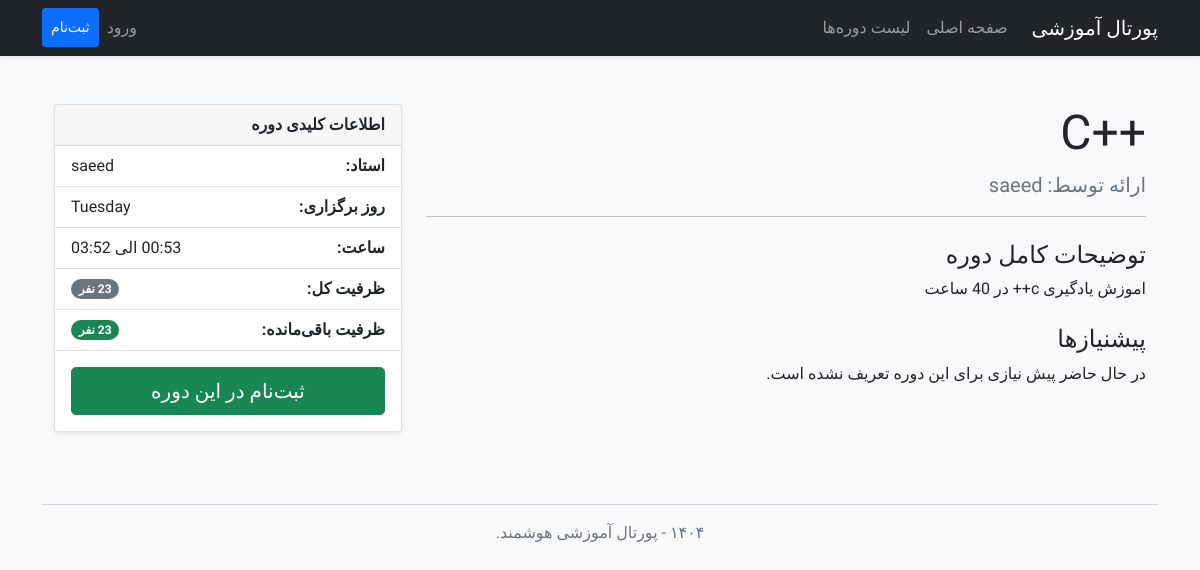
The page /course/1 on the database as committed earlier.
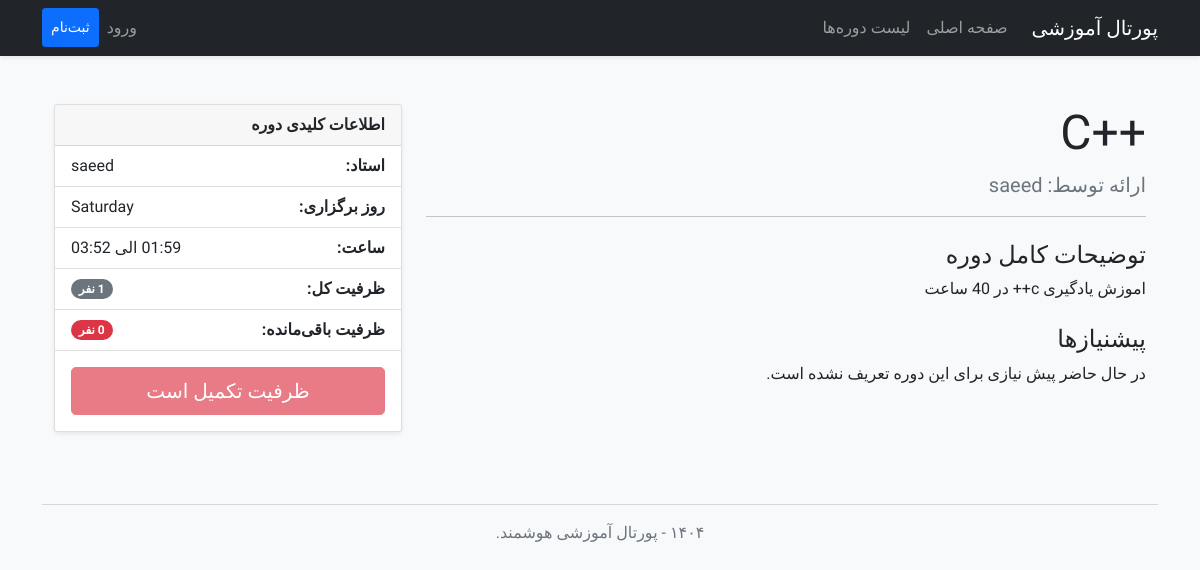
The same page on the database as committed later.
### app/models.py (models this page shows, shortened)
class Course(db.Model):
    id = db.Column(db.Integer, primary_key=True)
    title = db.Column(db.String(140), nullable=False)
    description = db.Column(db.Text)
    day_of_week = db.Column(db.String(20), nullable=False)
    start_time = db.Column(db.Time, nullable=False)
    end_time = db.Column(db.Time, nullable=False)
    capacity = db.Column(db.Integer, default=20)
    instructor_id = db.Column(db.Integer, db.ForeignKey('user.id'))
    enrollments = db.relationship('Enrollment', backref='course', lazy='dynamic', foreign_keys='Enrollment.course_id')

### app/routes.py (the view)
@app.route('/course/<int:course_id>')
def course_detail(course_id):
    course = Course.query.get_or_404(course_id)
    enrollment_count = Enrollment.query.filter_by(course_id=course.id).count()
    remaining_capacity = course.capacity - enrollment_count
    return render_template(
        'course_detail.html',
        title=course.title,
        course=course,
        remaining_capacity=remaining_capacity
    )

### app/templates/course_detail.html
{% extends "base.html" %}
{% block content %}
<div class="container py-4">
    <div class="row">
        <div class="col-lg-8 mb-4 mb-lg-0">
            <h1 class="display-5">{{ course.title }}</h1>
            <p class="lead text-muted">ارائه توسط: {{ course.instructor.username }}</p>
            <hr>
            <h4 class="mt-4">توضیحات کامل دوره</h4>
            <p>{{ course.description }}</p>
            <h4 class="mt-4">پیشنیازها</h4>
            <p>در حال حاضر پیش نیازی برای این دوره تعریف نشده است.</p>
        </div>
        <div class="col-lg-4">
            <div class="card shadow-sm sticky-top" style="top: 2rem;">
                <div class="card-header fw-bold">
                    اطلاعات کلیدی دوره
                </div>
                <ul class="list-group list-group-flush">
                    <li class="list-group-item d-flex justify-content-between align-items-center">
                        <strong>استاد:</strong> <span>{{ course.instructor.username }}</span>
                    </li>
                    <li class="list-group-item d-flex justify-content-between align-items-center">
                        <strong>روز برگزاری:</strong> <span>{{ course.day_of_week }}</span>
                    </li>
                    <li class="list-group-item d-flex justify-content-between align-items-center">
                        <strong>ساعت:</strong> <span>{{ course.start_time.strftime('%H:%M') }} الی {{ course.end_time.strftime('%H:%M') }}</span>
                    </li>
                    <li class="list-group-item d-flex justify-content-between align-items-center">
                        <strong>ظرفیت کل:</strong> <span class="badge bg-secondary rounded-pill">{{ course.capacity }} نفر</span>
                    </li>
                    <li class="list-group-item d-flex justify-content-between align-items-center">
                        <strong>ظرفیت باقی‌مانده:</strong>
                        <span class="badge bg-{% if remaining_capacity > 5 %}success{% elif remaining_capacity > 0 %}warning{% else %}danger{% endif %} rounded-pill">
                            {{ remaining_capacity }} نفر
                        </span>
                    </li>
                </ul>
                <div class="card-body text-center p-3">
                    {% if remaining_capacity > 0 %}
                    <form action="{{ url_for('enroll', course_id=course.id) }}" method="POST">
                        <button type="submit" class="btn btn-success btn-lg w-100">ثبت‌نام در این دوره</button>
                    </form>
                    {% else %}
                    <button type="button" class="btn btn-danger btn-lg w-100" disabled>ظرفیت تکمیل است</button>
                    {% endif %}
                </div>
            </div>
        </div>
    </div>
</div>
{% endblock %}

Rows that differ between the two databases and show on the page:
changed Course "اموزش یادگیری c++ در 40 ساعت": day_of_week "Tuesday" → "Saturday"; capacity "23" → "1"
Other text that changed with them:
{{ remaining_capacity }}: "23" → "0"
text no longer shown: "ثبت‌نام در این دوره"
text now shown: "ظرفیت تکمیل است"
